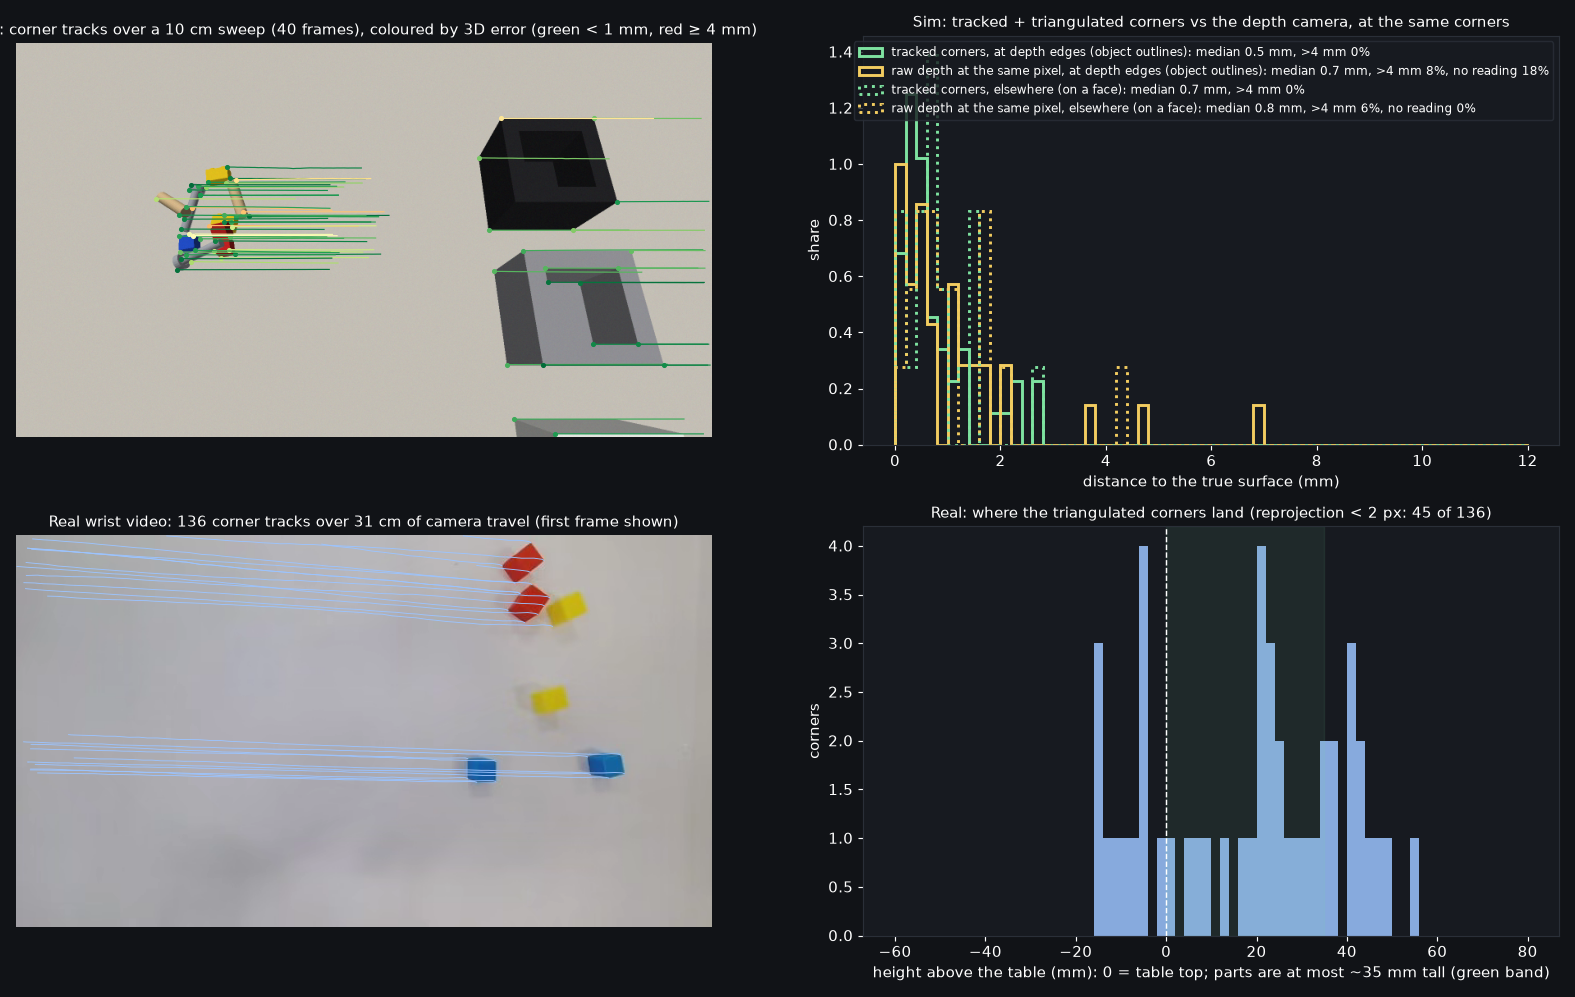

Here is the Python script that generated this plot:
"""Corner tracking + triangulation with the arm's known camera poses, vs raw depth, at the corners (where the depth
camera is worst: edges smear and drop out).

    uv run python -m experiments.corners            # sim (scored against the true surfaces) and real (wrist video)

Sim: the wrist slides 10 cm past the objects as a 40-frame video. Corners (Shi-Tomasi) are tracked frame to frame
(pyramidal Lucas-Kanade, kept only if tracking back lands within 0.5 px of where it started), then each track is
triangulated from all its frames with the known camera poses. Each corner's 3D point is scored against the truth, next
to what the raw depth camera says at the same pixel of the first frame.
Real: the same on the lab's wrist video; no truth meshes, but nothing can be below the table.
Writes experiments/corners.png and prints the numbers.
"""
from __future__ import annotations

from pathlib import Path

import cv2
import numpy as np

from calibration.geometry import SURFACE_Z, flange_pose, load
from calibration.kinematics import tool_ik, wpr_of
from lab import views
from lab.sensor import realistic_depth
from lab.synth import Renderer
from lab.trial import build, load_trial

HERE = Path(__file__).parent
FB_PX = 0.5          # forward-backward tracking error allowed
MIN_FRAMES = 8       # a track must last this many frames to be triangulated
LAG_FRAMES = 1       # real recordings: a wrist image matches the joints logged one frame (~100 ms) earlier; the best
                     # fit fell between 60 and 140 ms on different stretches (jittery timing)


def render_rgb(r: Renderer, K: np.ndarray, size, T: np.ndarray, ss: int = 2, rng=None) -> np.ndarray:
    """Colour from camera pose T with pinhole K, rendered at ss x the resolution and averaged down (a real lens's
    soft edges, not jagged ones), plus a little sensor noise."""
    w, h = size
    v, u = np.mgrid[0:h * ss, 0:w * ss] + 0.5
    d = np.stack([(u / ss - K[0, 2]) / K[0, 0], (v / ss - K[1, 2]) / K[1, 1], np.ones(u.shape)], -1) @ T[:3, :3].T
    hit = r._cast(T[:3, 3], d)
    gid = hit["geometry_ids"].numpy().astype(np.int64)
    n = hit["primitive_normals"].numpy()
    light = np.array([0.3, 0.2, 0.93]) / np.linalg.norm([0.3, 0.2, 0.93])
    shade = 0.35 + 0.65 * np.abs(n @ light)
    img = np.full((*gid.shape, 3), (60, 60, 65), float)
    ok = gid < len(r.colors)
    img[ok] = np.array(r.colors)[gid[ok]] * shade[ok, None]
    img = img.reshape(h, ss, w, ss, 3).mean((1, 3))
    if rng is not None:
        img += rng.normal(0, 2.0, img.shape)
    return np.clip(img, 0, 255).astype(np.uint8)


def track(imgs: list[np.ndarray], max_corners: int = 600) -> list[dict]:
    """Corner tracks over the frames: {frame: (u, v)} each. New corners are found every 5 frames where none are."""
    grays = [cv2.cvtColor(i, cv2.COLOR_RGB2GRAY) for i in imgs]
    lk = dict(winSize=(15, 15), maxLevel=3, criteria=(cv2.TERM_CRITERIA_EPS | cv2.TERM_CRITERIA_COUNT, 40, 0.01))
    tracks, live = [], []
    for k, g in enumerate(grays):
        if k:
            if live:
                p0 = np.float32([t[k - 1] for t in live]).reshape(-1, 1, 2)
                p1, st, _ = cv2.calcOpticalFlowPyrLK(grays[k - 1], g, p0, None, **lk)
                pb, st2, _ = cv2.calcOpticalFlowPyrLK(g, grays[k - 1], p1, None, **lk)
                good = (st[:, 0] == 1) & (st2[:, 0] == 1) & (np.linalg.norm((pb - p0)[:, 0], axis=1) < FB_PX)
                keep = []
                for t, p, ok in zip(live, p1[:, 0], good):
                    if ok and 0 <= p[0] < g.shape[1] and 0 <= p[1] < g.shape[0]:
                        t[k] = p.astype(float)
                        keep.append(t)
                live = keep
        if k % 5 == 0:
            mask = np.full(g.shape, 255, np.uint8)
            for t in live:
                cv2.circle(mask, tuple(int(c) for c in t[k]), 8, 0, -1)
            pts = cv2.goodFeaturesToTrack(g, max_corners, 0.02, 6, mask=mask, blockSize=5)
            if pts is not None:
                pts = cv2.cornerSubPix(g, pts, (5, 5), (-1, -1), (cv2.TERM_CRITERIA_EPS | cv2.TERM_CRITERIA_COUNT, 30, 0.01))
                for p in pts[:, 0]:
                    t = {k: p.astype(float)}
                    tracks.append(t)
                    live.append(t)
    return [t for t in tracks if len(t) >= MIN_FRAMES]


def triangulate(t: dict, K: np.ndarray, poses) -> tuple[np.ndarray, float]:
    """The 3D point (base frame) seen at t's pixels from the known camera poses (linear least squares), and the mean
    reprojection error in px."""
    A = []
    for k, (u, v) in t.items():
        P = K @ np.linalg.inv(poses[k])[:3]
        A += [u * P[2] - P[0], v * P[2] - P[1]]
    X = np.linalg.svd(np.array(A))[2][-1]
    X = X[:3] / X[3]
    err = []
    for k, (u, v) in t.items():
        pc = np.linalg.inv(poses[k]) @ np.append(X, 1)
        err.append(np.hypot(K[0, 0] * pc[0] / pc[2] + K[0, 2] - u, K[1, 1] * pc[1] / pc[2] + K[1, 2] - v))
    return X, float(np.mean(err))


def sim(n: int = 40, travel: float = 0.10, seed: int = 0):
    cell = build(load_trial("sort_mixed"), seed)
    objs = cell.object_meshes()
    cams = load()
    cam = cams["wrist_depth"]
    K = np.array([[cam["fx"], 0, cam["cx"]], [0, cam["fy"], cam["cy"]], [0, 0, 1]])
    r = Renderer(objs, cams)
    target = np.mean([o["mesh"].centroid for o in objs], 0)
    target[2] = SURFACE_Z + 0.01
    T_ct = views._cam_in_tool(cam)
    rng = np.random.default_rng(seed)
    q = np.array(cell.q, float)
    imgs, poses, depth0, truth0 = [], [], None, None
    for k, s in enumerate(np.linspace(-travel / 2, travel / 2, n)):
        e = np.radians(20)
        Tc = views._look_at(target + [0, s, 0], np.array([np.sin(e), 0, -np.cos(e)]), 0.23, 0.0)
        Tt = Tc @ np.linalg.inv(T_ct)
        q = tool_ik(Tt[:3, 3], wpr_of(Tt[:3, :3]), q)
        T = flange_pose(q) @ cam["T"]
        imgs.append(render_rgb(r, K, cam["size"], T, rng=rng))
        poses.append(T)
        if k == 0:
            clean = r.depth("wrist", joints=q)
            truth0, depth0 = clean / 1000.0, realistic_depth(clean, rng) / 1000.0
    tracks = track(imgs)
    import open3d as o3d
    from lab.synth import table_mesh
    scene = o3d.t.geometry.RaycastingScene()
    for m in [table_mesh()] + [o["mesh"] for o in objs]:
        scene.add_triangles(o3d.core.Tensor(m.vertices, o3d.core.float32), o3d.core.Tensor(m.faces, o3d.core.uint32))
    dist = lambda X: np.linalg.norm(scene.compute_closest_points(o3d.core.Tensor(np.float32(X)))["points"].numpy() - X, axis=1)
    tri, raw, reproj, depth_edge = [], [], [], []
    for t in tracks:
        if 0 not in t:
            continue
        X, e = triangulate(t, K, poses)
        u, v = t[0]
        z = depth0[int(round(v)), int(round(u))]
        tri.append(X)
        reproj.append(e)
        raw.append(np.full(3, np.nan) if z == 0 else
                   (poses[0] @ np.array([(u - K[0, 2]) / K[0, 0] * z, (v - K[1, 2]) / K[1, 1] * z, z, 1]))[:3])
        win = truth0[max(0, int(v) - 2):int(v) + 3, max(0, int(u) - 2):int(u) + 3]
        depth_edge.append(win.max() - win.min() > 0.006)  # a depth edge at this corner (an object's outline)
    tri, raw, reproj, edge = np.array(tri), np.array(raw), np.array(reproj), np.array(depth_edge)
    d_tri = dist(tri)
    has = ~np.isnan(raw[:, 0])
    d_raw = np.full(len(raw), np.nan)
    d_raw[has] = dist(raw[has])
    return {"tracks": len(tracks), "n": len(tri), "d_tri": d_tri, "d_raw": d_raw, "edge": edge, "reproj": reproj,
            "img": imgs[0], "tracks_list": [t for t in tracks if 0 in t], "travel": travel, "frames": n}


def real(episode: int = 2, frames: int = 60):
    """Lab wrist video + joints: corners triangulated from the same stretch capture.py picked for MapAnything."""
    import av
    import pandas as pd
    root = Path.home() / ".cache/huggingface/lerobot/manipbench/r20261024-1f2d05"
    df = pd.concat([pd.read_parquet(p) for p in sorted((root / "data").rglob("*.parquet"))])
    ep = df[df.episode_index == episode].sort_values("frame_index")
    cams = load()
    cam = cams["wrist"]
    poses = [flange_pose(np.asarray(s[:6], float)) @ cam["T"] for s in ep["observation.state"]]
    xyz = np.array([P[:3, 3] for P in poses])
    best, i0 = 0, 0
    for i in range(LAG_FRAMES, len(xyz) - frames, 5):
        d = np.linalg.norm(xyz[i + frames] - xyz[i])
        if d > best and xyz[i:i + frames, 2].max() < SURFACE_Z + 0.45:
            best, i0 = d, i
    want = range(i0, i0 + frames)
    vid = sorted((root / "videos/observation.images.wrist").rglob("*.mp4"))[episode]
    imgs = []
    with av.open(str(vid)) as c:
        for k, fr in enumerate(c.decode(video=0)):
            if k in want:
                imgs.append(fr.to_ndarray(format="rgb24"))
            if k >= want[-1]:
                break
    H, W = imgs[0].shape[:2]
    s = W / cam["size"][0]
    K = np.array([[cam["fx"] * s, 0, W / 2], [0, cam["fx"] * s, H / 2], [0, 0, 1]])
    P = [poses[i - LAG_FRAMES] for i in want]  # each wrist image is ~100 ms older than the joints logged with it
    tracks = track(imgs)
    pts, rep = [], []
    for t in tracks:
        tt = {k: v for k, v in t.items()}
        X, e = triangulate(tt, K, P)
        pts.append(X)
        rep.append(e)
    return {"pts": np.array(pts), "reproj": np.array(rep), "travel": best, "n": len(tracks), "img": imgs[0],
            "tracks_list": [t for t in tracks if 0 in t]}


def plot(S, R):
    import matplotlib
    matplotlib.use("Agg")
    import matplotlib.pyplot as plt
    fig, ax = plt.subplots(2, 2, figsize=(15, 9.5), facecolor="#111317")
    for a in ax.flat:
        a.set_facecolor("#171a20"); a.tick_params(colors="w")
        for sp in a.spines.values():
            sp.set_color("#2a2f38")
    a = ax[0, 0]
    a.imshow(S["img"])
    good = S["reproj"] < 1.0
    for t, d, g in zip(S["tracks_list"], S["d_tri"], good):
        if not g:
            continue
        uv = np.array([t[k] for k in sorted(t)])
        c = plt.cm.RdYlGn_r(min(d / 0.004, 1.0))
        a.plot(uv[:, 0], uv[:, 1], color=c, lw=0.8)
        a.plot(*uv[0], "o", ms=2.5, color=c)
    a.set_title(f"Sim: corner tracks over a {S['travel'] * 100:.0f} cm sweep ({S['frames']} frames), coloured by 3D error (green < 1 mm, red ≥ 4 mm)",
                color="w", fontsize=10); a.axis("off")
    a = ax[0, 1]
    bins = np.linspace(0, 12, 61)
    for sel, name, ls in ((S["edge"], "at depth edges (object outlines)", "-"), (~S["edge"], "elsewhere (on a face)", ":")):
        tri = S["d_tri"][sel & good] * 1000
        raw = S["d_raw"][sel & good] * 1000
        raw_ok = raw[~np.isnan(raw)]
        a.hist(tri, bins, histtype="step", lw=2, ls=ls, color="#7ee2a0", density=True,
               label=f"tracked corners, {name}: median {np.median(tri):.1f} mm, >4 mm {np.mean(tri > 4) * 100:.0f}%")
        a.hist(raw_ok, bins, histtype="step", lw=2, ls=ls, color="#f2cc60", density=True,
               label=f"raw depth at the same pixel, {name}: median {np.median(raw_ok):.1f} mm, >4 mm {np.mean(raw_ok > 4) * 100:.0f}%,"
                     f" no reading {np.mean(np.isnan(raw)) * 100:.0f}%")
    a.set_xlabel("distance to the true surface (mm)", color="w"); a.set_ylabel("share", color="w")
    a.legend(facecolor="#171a20", edgecolor="#2a2f38", labelcolor="w", fontsize=8)
    a.set_title("Sim: tracked + triangulated corners vs the depth camera, at the same corners", color="w", fontsize=10)
    a = ax[1, 0]
    a.imshow(R["img"])
    for t in R["tracks_list"]:
        uv = np.array([t[k] for k in sorted(t)])
        a.plot(uv[:, 0], uv[:, 1], color="#9cc4ff", lw=0.6)
    a.set_title(f"Real wrist video: {R['n']} corner tracks over {R['travel'] * 100:.0f} cm of camera travel (first frame shown)", color="w", fontsize=10)
    a.axis("off")
    a = ax[1, 1]
    z = (R["pts"][:, 2] - SURFACE_Z) * 1000
    ok = R["reproj"] < 2.0
    a.hist(z[ok], bins=np.linspace(-60, 80, 71), color="#9cc4ff", alpha=0.85)
    a.axvline(0, color="w", lw=1, ls="--"); a.axvspan(0, 35, color="#7ee2a0", alpha=0.08)
    a.set_xlabel("height above the table (mm): 0 = table top; parts are at most ~35 mm tall (green band)", color="w")
    a.set_ylabel("corners", color="w")
    a.set_title(f"Real: where the triangulated corners land (reprojection < 2 px: {ok.sum()} of {len(z)})", color="w", fontsize=10)
    plt.tight_layout()
    plt.savefig(HERE / "corners.png", dpi=105, facecolor=fig.get_facecolor())


if __name__ == "__main__":
    S = sim()
    good = S["reproj"] < 1.0
    print(f"SIM: {S['tracks']} tracks of {MIN_FRAMES}+ frames; {S['n']} start in frame 0; {good.sum()} reproject within 1 px")
    for sel, name in ((S["edge"], "at depth edges"), (~S["edge"], "on faces")):
        tri, raw = S["d_tri"][sel & good] * 1000, S["d_raw"][sel & good] * 1000
        ro = raw[~np.isnan(raw)]
        print(f"  {name:15s} ({(sel & good).sum():3d}): tracked corners median {np.median(tri):4.1f} mm, 90% {np.percentile(tri, 90):5.1f}, >4 mm {np.mean(tri > 4) * 100:3.0f}%"
              f"   | raw depth median {np.median(ro):4.1f} mm, 90% {np.percentile(ro, 90):5.1f}, >4 mm {np.mean(ro > 4) * 100:3.0f}%, no reading {np.mean(np.isnan(raw)) * 100:3.0f}%")
    R = real()
    z = (R["pts"][:, 2] - SURFACE_Z) * 1000
    ok = R["reproj"] < 2.0
    print(f"REAL: {R['n']} tracks over {R['travel'] * 100:.0f} cm; {ok.sum()} reproject within 2 px; of those, "
          f"{np.mean((z[ok] > -5) & (z[ok] < 40)) * 100:.0f}% land between the table and part height, "
          f"{np.mean(z[ok] < -5) * 100:.0f}% more than 5 mm below the table (median of those {np.median(z[ok][z[ok] < -5]) if (z[ok] < -5).any() else 0:.0f} mm)")
    plot(S, R)
    print("wrote", HERE / "corners.png")
